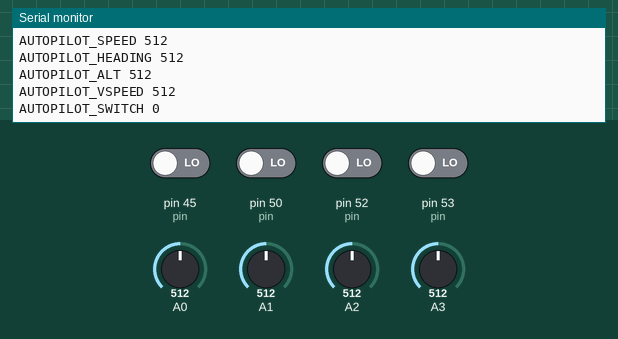
This sketch was run on a simulated Arduino Mega 2560, built with avr-gcc and run on an emulated ATmega2560. On the bench: the last lines printed to the serial monitor. Inputs (shaded band) come from the test bench; at power-on: pin 45 (pin), pin 50 (pin), pin 52 (pin), pin 53 (pin) LOW, A0 = 512, A1 = 512, A2 = 512, A3 = 512.

Above: at 1.2 s.
1.3 s: A0 set to 716
At 2.4 s:
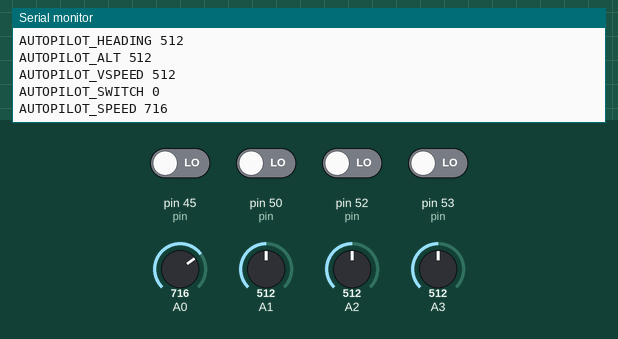
2.8 s: A1 set to 716
At 3.5 s:
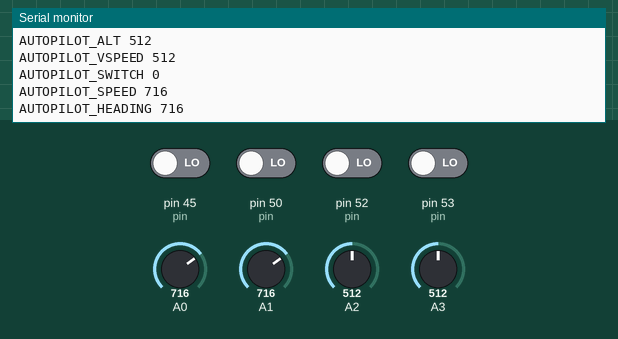
4.3 s: A2 set to 716
At 4.7 s:
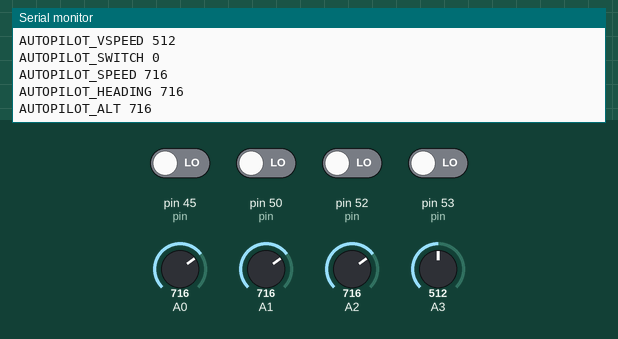
5.8 s: A3 set to 716
At 7.0 s:
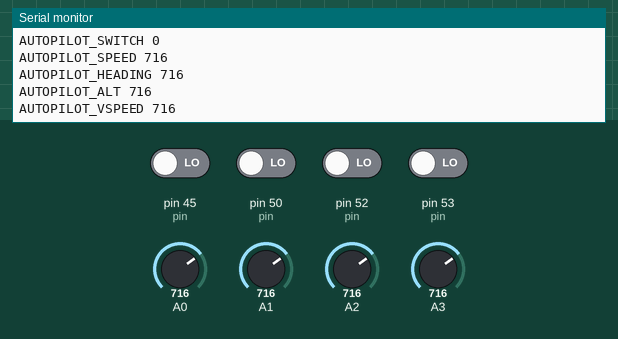
7.3 s: pin 45 (pin) driven HIGH
At 8.5 s:
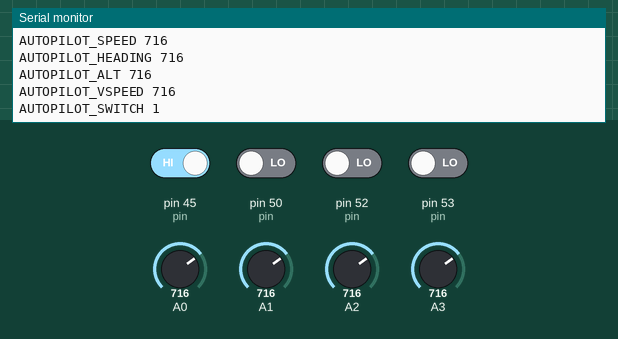
8.8 s: pin 50 (pin) driven HIGH
At 9.9 s:
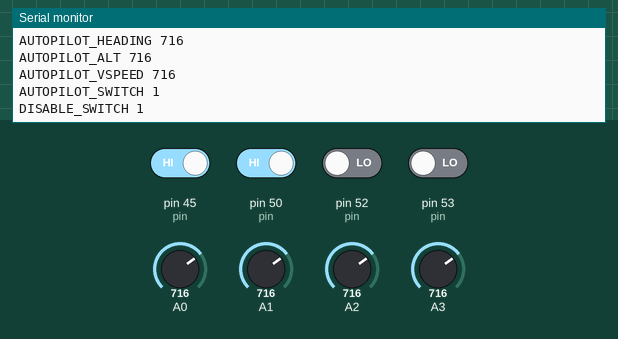

Measured:
- after the input at 1.3 s, the serial monitor: prints a new line at once (image 1)
- after the input at 2.8 s, the serial monitor: prints a new line at once (image 2)
- after the input at 4.3 s, the serial monitor: prints a new line at once (image 3)
- after the input at 5.8 s, the serial monitor: prints a new line at once (image 4)
- after the input at 7.3 s, the serial monitor: prints a new line after 0.15 s (image 5)
- after the input at 8.8 s, the serial monitor: prints a new line after 0.15 s (image 6)

The sketch:

arduino.ino
```cpp
#include <stdio.h>
#include <stdlib.h>

#define NO_VALUE -42

typedef struct s_Command {
  const char *cmd;
  unsigned int cumulVal;
  unsigned int cumul;
  int lastValueSent;
} Command;

void setup() {
  Serial.begin(9600); // open the serial port at 9600 bps:
  pinMode(0, INPUT); // speed potentio
  pinMode(1, INPUT); // Heading potentio
  pinMode(2, INPUT); // Altitude potentio
  pinMode(3, INPUT); // Vertical speed potentio
  pinMode(45, INPUT); // Button number 3
  pinMode(46, INPUT); // Button number 2
  pinMode(47, INPUT); // Button number 1
  pinMode(50, INPUT); // Lever 1
  pinMode(52, INPUT); // Lever 2
  pinMode(53, INPUT); // Lever 3

  setupCommands();
}

void loop() {
  // check the value from lever
  lever1();
  lever2();
  lever3();

  // check the value from potentiometers
  potentio1();
  potentio2();
  potentio3();
  potentio4();

  // check the value from buttons
  buttonA();
  buttonB();
  buttonC();
}
```

commands.ino
```cpp
#define AUTOPILOT_SPEED "AUTOPILOT_SPEED"
#define AUTOPILOT_HEADING "AUTOPILOT_HEADING"
#define AUTOPILOT_ALT "AUTOPILOT_ALT"
#define AUTOPILOT_ALT_STEP "AUTOPILOT_ALT_STEP"
#define AUTOPILOT_VSPEED "AUTOPILOT_VSPEED"
#define AUTOPILOT_SWITCH "AUTOPILOT_SWITCH"
#define LANDING_GEAR "LANDING_GEAR"
#define DISABLE_SWITCH "DISABLE_SWITCH"

#define NB_CMD 10

Command commands[NB_CMD];


void setupCommands() {
  memset(commands, 0, NB_CMD);
  initCommand(AUTOPILOT_SPEED);
  initCommand(AUTOPILOT_HEADING);
  initCommand(AUTOPILOT_ALT);
  initCommand(AUTOPILOT_ALT_STEP);
  initCommand(AUTOPILOT_VSPEED);
  initCommand(AUTOPILOT_SWITCH);
  initCommand(LANDING_GEAR);
  initCommand(DISABLE_SWITCH);
}


void initCommand(const char *cmdName){
  static unsigned short nbStateInitialized = 0;
  commands[nbStateInitialized].cmd = cmdName;
  commands[nbStateInitialized].cumulVal = NO_VALUE;
  commands[nbStateInitialized].cumul = 0;
  commands[nbStateInitialized].lastValueSent = NO_VALUE;

  nbStateInitialized++;
}

int findCommandIndex(const char *cmdName){
  for (unsigned short i = 0; i < NB_CMD; i++){
      if (strcmp(commands[i].cmd, cmdName) == 0){
        return i;
      }
  }
  return -1;
}

void updateCommandCumul(Command *command, const int val) {
      // if the cumulVal has not been initialized
    if (command->cumulVal == NO_VALUE) {
      command->cumulVal = val;
      command->cumul = 0;
    }

    if (command->cumulVal ==  val){
      command->cumul++;
    } else {
      command->cumul = 0;
      command->cumulVal = val;
    }
}
```

inputs.ino
```cpp
void potentio1() {
  const int pin = 0;
  submitAnalogCmd(AUTOPILOT_SPEED, pin);
}

void potentio2() {
  const int pin = 1;
  submitAnalogCmd(AUTOPILOT_HEADING, pin);
}

void potentio3() {
  const int pin = 2;
  submitAnalogCmd(AUTOPILOT_ALT, pin);
}

void potentio4() {
  const int pin = 3;
  submitAnalogCmd(AUTOPILOT_VSPEED, pin);
}


void buttonA() {
  const int pin = 47;
  // no-op
}

void buttonB() {
  const int pin = 46;
  // no-op
}

void buttonC() {
  const int pin = 45;
  submitDigitalCmd(AUTOPILOT_SWITCH, pin);
}

void lever1() {
  const int pin = 50;
  submitDigitalCmd(DISABLE_SWITCH, pin);
}

void lever2() {
  const int pin = 52;
  submitDigitalCmd(AUTOPILOT_ALT_STEP, pin);
}

void lever3() {
  const int pin = 53;
  submitDigitalCmd(LANDING_GEAR, pin);
}
```

utils.ino
```cpp
#define MIN_CUMUL_TO_SEND 200
#define MIN_ANALOG_DIFF_THRESHOLD 3

void printCmd(const char *cmd, const int val) {
  char valBuffer[20];
  char bufferToPrint[100];

  memset(bufferToPrint, 0, 100);
  strcpy(bufferToPrint, cmd);
  memset(valBuffer, 0, 20);
  itoa(val, valBuffer, 10);
  strcat(bufferToPrint, " ");
  strcat(bufferToPrint, valBuffer);
  Serial.println(bufferToPrint);
}

// Submit an analog command, duplicates value will not be sent.
void submitAnalogCmd(const char *cmdName, const int pin) {
  const int val = analogRead(pin);
  const int cmdIndex = findCommandIndex(cmdName);
  if (cmdIndex == -1) {
    return;
  }
  Command *command = &commands[cmdIndex];

  const int lastValueSent = command->lastValueSent;
  const bool isInErrorThreshold = abs(val - lastValueSent) <= MIN_ANALOG_DIFF_THRESHOLD;

  // avoid spamming with the same value over and over again
  if (!isInErrorThreshold || lastValueSent == NO_VALUE){
    printCmd(cmdName, val);
    command->lastValueSent = val;
  }
}

// Submit a digital command, duplicates value will not be sent.
void submitDigitalCmd(const char *cmdName, const int pin) {
  const int val = digitalRead(pin);
  const int cmdIndex = findCommandIndex(cmdName);
  if (cmdIndex == -1) {
    return;
  }
  Command *command = &commands[cmdIndex];
  const int lastValueSent = command->lastValueSent;
  const bool valIsDiffFromLastSent = lastValueSent != val;
  const bool valueHasBeenStable = command->cumul >= MIN_CUMUL_TO_SEND && command->cumulVal ==  val;
  const bool lastValueSentHasNotBeenInitialized = lastValueSent == NO_VALUE;

  // update the cumul if the value is not stable
  if (!valueHasBeenStable) {
    updateCommandCumul(command, val);
  }
  // only send a command if the value has been the same for over MIN_CUMUL_TO_SEND times
  if ((valIsDiffFromLastSent && valueHasBeenStable) || lastValueSentHasNotBeenInitialized){
    printCmd(cmdName, val);
    command->lastValueSent = val;
  }
}
```
